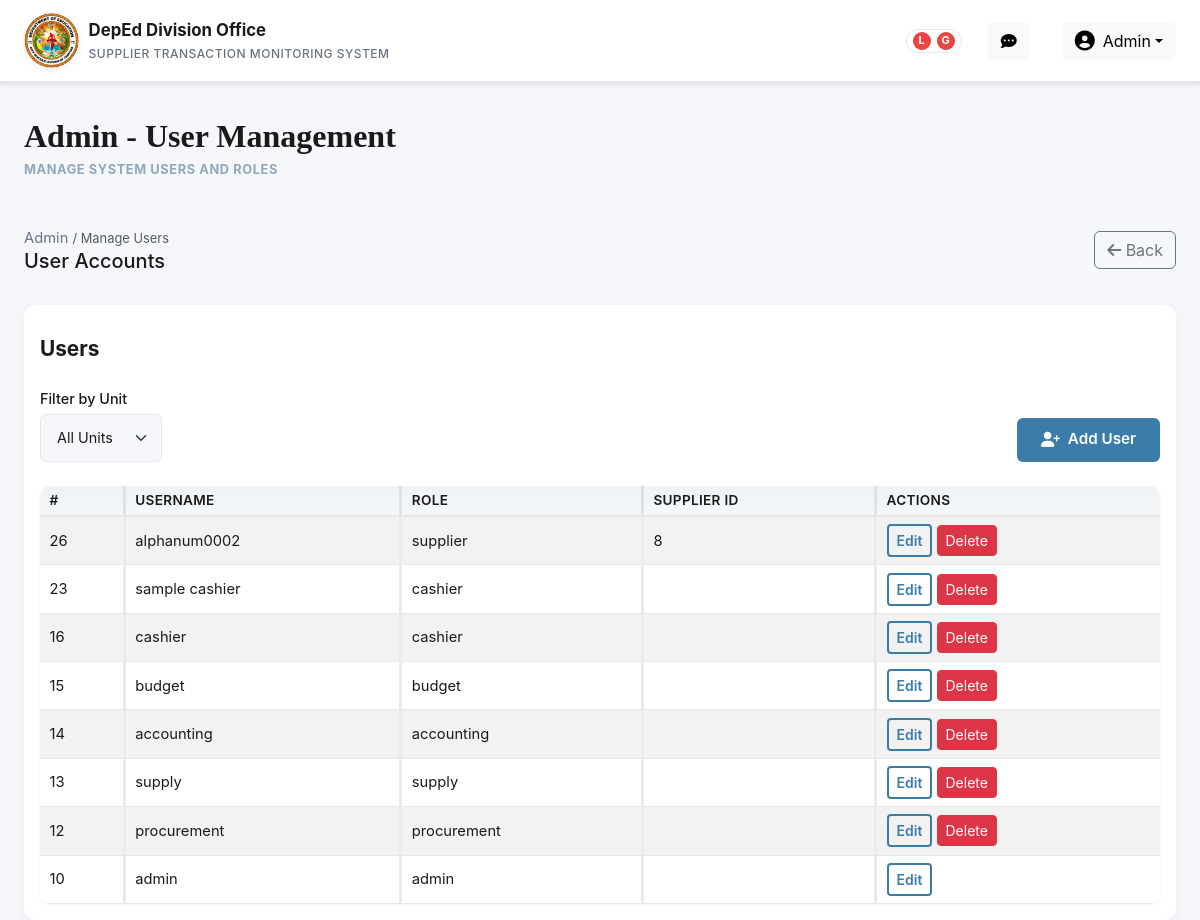
Page /admin_users.php (signed in) on the earlier database version.
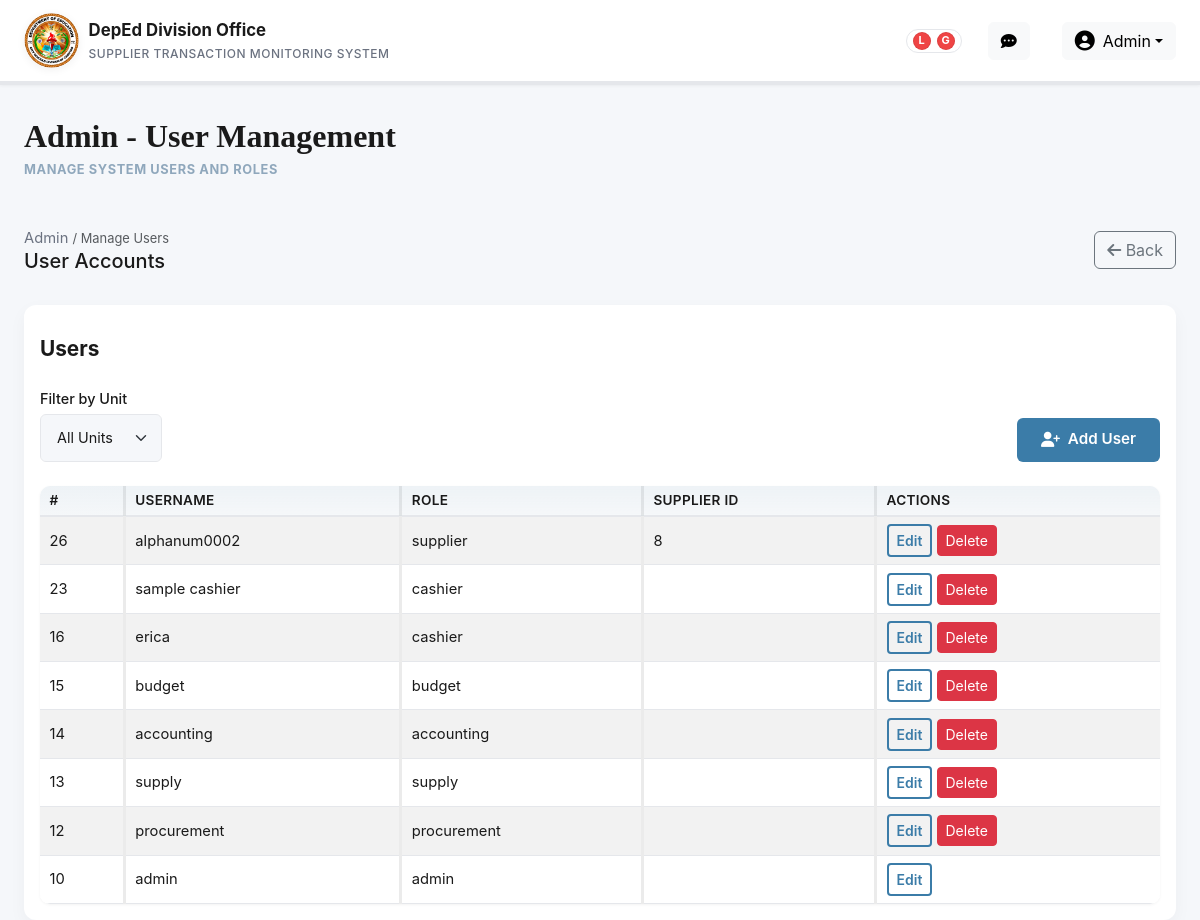
Same page on the later database version.
### tables this page shows
CREATE TABLE `users` (
  `id` int(11) NOT NULL,
  `username` varchar(100) NOT NULL,
  `email` varchar(255) DEFAULT NULL,
  `password_hash` varchar(255) NOT NULL,
  `role_id` int(11) NOT NULL,
  `supplier_id` int(11) DEFAULT NULL,
  `active_session_id` varchar(128) DEFAULT NULL,
  `active_session_last_seen` datetime DEFAULT NULL,
  `last_login_at` datetime DEFAULT NULL,
  `last_login_ip` varchar(45) DEFAULT NULL,
  `created_at` timestamp NOT NULL DEFAULT current_timestamp(),
  `full_name` varchar(150) DEFAULT NULL
);

CREATE TABLE `roles` (
  `id` int(11) NOT NULL,
  `name` varchar(50) NOT NULL
);

### admin_users.php (the view, shortened to what this page needs)
<?php
$db = get_db();
$filterRole = isset($_GET['role_id']) && is_numeric($_GET['role_id']) ? (int)$_GET['role_id'] : null;
if ($filterRole) {
    $stmt = $db->prepare('SELECT u.id, u.username, u.supplier_id, r.name AS role_name FROM users u JOIN roles r ON u.role_id = r.id WHERE r.id = ? ORDER BY u.id DESC');
    $stmt->execute([$filterRole]);
    $users = $stmt->fetchAll();
} else {
    $users = $db->query('SELECT u.id, u.username, u.supplier_id, r.name AS role_name FROM users u JOIN roles r ON u.role_id = r.id ORDER BY u.id DESC')->fetchAll();
}
include __DIR__ . '/header.php';
?>
<div class="page-header">
    <h2 class="page-title">Admin - User Management</h2>
    <p class="page-subtitle">Manage system users and roles</p>
</div>
<div class="admin-toolbar mb-3">
    <div>
        <div class="admin-breadcrumb">Admin <small class="text-muted">/ Manage Users</small></div>
        <h5 class="mb-0">User Accounts</h5>
    </div>
    <div class="btn-group">
        <a href="dashboard.php" class="btn btn-outline-secondary"><i class="fas fa-arrow-left"></i> Back</a>
    </div>
</div>
<div class="card admin-card mt-3">
    <div class="card-body">
<div class="row">
    <div class="col-12">
    <div class="section-header mt-3">
        <h5 class="section-title">Users</h5>
        <div class="d-flex align-items-end gap-3 w-100">
            <form method="get" class="d-flex" style="min-width:260px;">
                <div>
                    <label class="form-label mb-1">Filter by Unit</label>
                    <select name="role_id" class="form-control form-select" onchange="this.form.submit()">
                        <option value="">All Units</option>
                    </select>
                </div>
            </form>
            <div class="ms-auto d-flex gap-2">
                <button class="btn btn-primary" data-bs-toggle="modal" data-bs-target="#createUserModal"><i class="fas fa-user-plus"></i> Add User</button>
            </div>
        </div>
    </div>
<div class="table-wrapper mt-3">
    <table class="table table-striped table-compact" id="adminUsersTable">
        <thead>
            <tr>
                <th>#</th>
                <th>Username</th>
                <th>Role</th>
                <th>Supplier ID</th>
                <th>Actions</th>
            </tr>
        </thead>
        <tbody id="adminUsersBody">
            <?php foreach ($users as $u): ?>
                <tr>
                    <td><?php echo htmlspecialchars($u['id']); ?></td>
                    <td><?php echo htmlspecialchars($u['username']); ?></td>
                    <td><?php echo htmlspecialchars($u['role_name']); ?></td>
                    <td><?php echo htmlspecialchars($u['supplier_id'] ?? ''); ?></td>
                    <td>
                        <button class="btn btn-sm btn-outline-primary" data-bs-toggle="modal" data-bs-target="#editUserModal<?php echo $u['id']; ?>">Edit</button>
                        <?php if ($u['id'] != ($_SESSION['user_id'] ?? 0)): ?>
                            <form action="admin_user_action.php" method="post" style="display:inline-block;" onsubmit="return confirm('Delete this user?');">
                                <button type="submit" class="btn btn-sm btn-danger">Delete</button>
                            </form>
                        <?php endif; ?>
                    </td>
                </tr>
            <?php endforeach; ?>
        </tbody>
    </table>
</div>
<?php include __DIR__ . '/footer.php'; ?>

Differences in the rows shown:
changed users id 16: username "cashier" → "erica"
